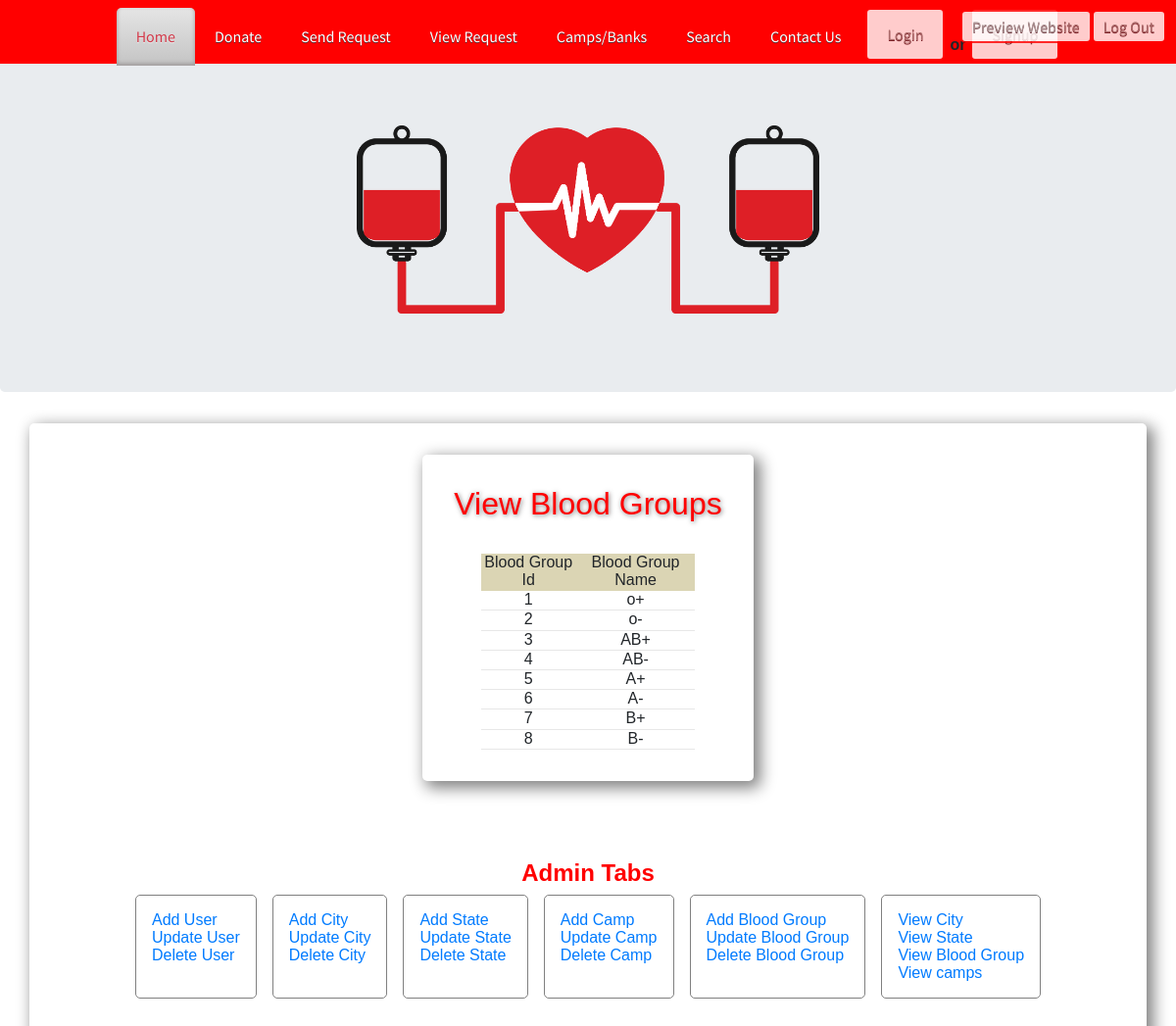
Page /Admin/viewbloodgroup.php (signed in) on the committed database.
### tables this page shows
CREATE TABLE IF NOT EXISTS `bloodgroup` (
  `bg_id` int(100) NOT NULL AUTO_INCREMENT,
  `bg_name` varchar(100) NOT NULL,
  PRIMARY KEY (`bg_id`)
);

### Admin/viewbloodgroup.php (the view, shortened to what this page needs)
<!DOCTYPE html
    PUBLIC "-//W3C//DTD XHTML 1.0 Transitional//EN" "http://www.w3.org/TR/xhtml1/DTD/xhtml1-transitional.dtd">
<html xmlns="http://www.w3.org/1999/xhtml">
<head>
    <link href="StyleSheet.css" rel="stylesheet" type="text/css" />
    <link href="css/style.css" rel="stylesheet" type="text/css" media="all" />
    <link rel="stylesheet" href="https://cdn.jsdelivr.net/npm/bootstrap@4.6.0/dist/css/bootstrap.min.css"
>
    <link href="css/flexslider.css" rel="stylesheet" type="text/css" media="all" />
</head>
<body>
    <div class="wrap">
        <?php require('../header.php');?>
        <div class="Lgout">
            <ul>
                <li><a class="btn-nv btn nav-btn" href="../index.php" target="_blank">Preview Website</a></li>
                <li><a class="btn-nv btn nav-btn" href="logout.php">Log Out</a></li>
            </ul>
        </div>
    </div>
    <div class="jumbotron">
        <img src="img/HomepgJ.png" alt="">
    </div>
    <div class="container">
        <div class="container" style="width: max-content">
            <?php include('function.php'); ?>
            <form method="post">
                <div style="margin:auto; width:100%;">
                    <div class="field">
                        <div class="BMSTitle" style="margin-bottom: 2rem;">
                            <h2>View Blood Groups</h2>
                        </div>
                    </div>
                    <div>
                        <table border="1" align="center" width="80%" height="200px" style="margin: auto;">
                            <tr>
                                <td style='margin: auto; text-align: center; background: rgb(151 133 36 / 34%);'>Blood
                                    Group Id </td>
                                <td align="center"
                                    style='margin: auto; text-align: center; background: rgb(151 133 36 / 34%);'>
                                    Blood Group Name</td>
                            </tr>
                            <tr>
                                <td>
                                    <?php
$cn=mysqli_connect("localhost","root","","bloodbank");
$s="select * from bloodgroup";
	$result=mysqli_query($cn,$s);
	while($data=mysqli_fetch_array($result))
	{
			echo "<tr><td style='margin: auto; text-align: center;border-bottom: 1px solid rgb(128 128 128 / 19%);'>$data[0]</td><td  style='margin: auto; text-align: center; border-bottom: 1px solid rgb(128 128 128 / 19%);'>$data[1]</td></tr>";
		}
?>
                                </td>
                            </tr>
                        </table>
                    </div>
                </div>
            </form>
        </div>
        <div style="width:100%;">
            <?php include('left.php'); ?>
        </div>
    </div>
</body>
</html>

### Admin/css/style.css (style rules this page uses)
html, body, div, span, applet, object, iframe, h1, h2, h3, h4, h5, h6, p, blockquote, pre, a, abbr, acronym, address, big, cite, code, del, dfn, em, img, ins, kbd, q, s, samp, small, strike, strong, sub, sup, tt, var, b, u, i, dl, dt, dd, ol, nav ul, nav li, fieldset, form, label, legend, table, caption, tbody, tfoot, thead, tr, th, td, article, aside, canvas, details, embed, figure, figcaption, footer, header, hgroup, menu, nav, output, ruby, section, summary, time, mark, audio, video { margin: 0; padding: 0; border: 0; font-size: 100%; font: inherit; vertical-align: baseline; }
ol, ul { list-style: none; margin: 0; padding: 0; }
table { border-collapse: collapse; border-spacing: 0; }
a { text-decoration: none; }
img { max-width: 100%; }
body { font-family: Arial, Geneva, Helvetica, sans-serif; font-size: 100%; }
.wrap { margin: 0 auto; }
.jumbotron { height: 50vh; padding: 5rem !important; padding-top: 8rem !important; text-align: center; }
.jumbotron img { max-width: 100%; max-height: 100%; margin: auto; }
.container { margin-bottom: 5rem; box-shadow: 5px 5px 16px 2px gray; border-radius: 5px; padding: 2rem !important; }
.btn { font-family: 'Source Sans Pro', sans-serif; border: none; font-size: 16px; cursor: pointer; padding: 10px 24px; display: inline-block; text-transform: capitalize; letter-spacing: 0px; font-weight: 400; outline: none; position: relative; -webkit-transition: all 0.3s; -moz-transition: all 0.3s; transition: all 0.3s; border-radius: 5px; -webkit-border-radius: 5px; -moz-border-radius: 5px; -o-border-radius: 5px; }
.Lgout { position: fixed !important; top: 10px; right: 10px; z-index: 102; display: flex; }
.Lgout ul { display: flex; }
.Lgout ul li a { font-family: 'Source Sans Pro', sans-serif; line-height: 1.8em; display: block; text-decoration: none; font-weight: normal; color: #ffffff; padding: 5px 10px; font-size: 1em; text-transform: capitalize; text-shadow: 0 1px 0 #5c2830; letter-spacing: 0px; }
.BMSTitle h2 { font-size: 2rem; text-align: center; color: red; text-shadow: 1px 1px 5px #7B7C7E; }
.field { width: 100%; display: flex; justify-content: center; }
@media screen and (max-width: 1280px) { .wrap { width: 95%; } }

### Admin/css/navbar.css (style rules this page uses)
html, body { margin: 0; padding: 0; box-sizing: border-box; font-family: "Quicksand", sans-serif; }
.nav-btn { line-height: normal !important; border-radius: 5px !important; padding: 0.7rem 1rem; margin: auto; border: 2px solid red !important; opacity: 0.8; transition: all 0.7s ease; color: #968686 !important; background: rgb(255 255 255) !important; }

### rows in the picture
bloodgroup: bg_id "1", bg_name "o+"
bloodgroup: bg_id "2", bg_name "o-"
bloodgroup: bg_id "3", bg_name "AB+"
bloodgroup: bg_id "4", bg_name "AB-"
bloodgroup: bg_id "5", bg_name "A+"
bloodgroup: bg_id "6", bg_name "A-"
bloodgroup: bg_id "7", bg_name "B+"
bloodgroup: bg_id "8", bg_name "B-"
